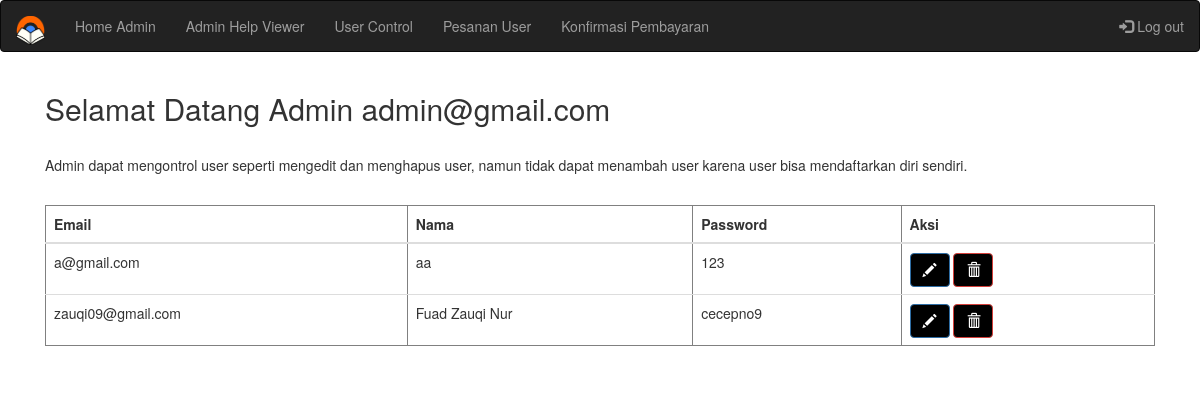
/useradmin.php (signed in), run on the app's committed database.
### tables this page shows
CREATE TABLE `signup` (
  `email` varchar(30) NOT NULL,
  `nama` varchar(30) NOT NULL,
  `pass` varchar(20) NOT NULL,
  `confirmpass` varchar(20) NOT NULL
);

### useradmin.php (the view, shortened to what this page needs)
<!DOCTYPE html>
<html>
<head>
</head>
<link rel="stylesheet" href="https://maxcdn.bootstrapcdn.com/bootstrap/3.3.7/css/bootstrap.min.css">
<link rel="stylesheet" type="text/css" href="E-Book_CSS.css">
<body>
	<?php
  if (!isset($_SESSION['idloginadmin'])) {
   header('location:loginadmin.php');
 }
 else {
  include 'navadmin.php';
}
?>
<div class="container" style="margin-top: 20px">
 <div class="col-md-12">
   <h2>Selamat Datang Admin <?php echo ("{$_SESSION['idloginadmin']}"."<br />"); ?></h2>
   <br><p>Admin dapat mengontrol user seperti mengedit dan menghapus user, namun tidak dapat menambah user karena user bisa mendaftarkan diri sendiri. </p><br>
   <table id='table' class="table" border='1'>
    <thead>
      <tr>
        <th>Email</th>
        <th>Nama</th>
        <th>Password</th>
        <th>Aksi</th>
      </tr>
    </thead>
    <tbody>
      <?php
      include  'koneksi.php';
      $data = mysqli_query($conn, "SELECT * FROM signup ORDER BY email");
      while($user= mysqli_fetch_array($data)) {
        echo "<tr><td>".$user['email']."</td>";
        echo "<td>".$user['nama']."</td>";
        echo "<td>".$user['pass']."</td>";
        ?>
        <td>
          <button class="btn btn-primary glyphicon glyphicon-pencil" data-target="#update" data-toggle="modal"></button>
          <a href="deleteuser.php?email=<?php echo $user['email'] ?>" class="btn btn-danger glyphicon glyphicon-trash" onclick="return confirm('Apakah yakin akan menghapus data ini?')"></a>
        </td>
          <?php
        }
        ?>
      </tbody>
    </table>
  </div>
</body>
</html>

### E-Book_CSS.css (style rules this page uses)
* { box-sizing: border-box; }
.btn { background-color: black; color: white; }

### data on the page
signup: email "a@gmail.com", nama "aa", pass "123"
signup: email "zauqi09@gmail.com", nama "Fuad Zauqi Nur", pass "cecepno9"

### other printed values
$_SESSION['idloginadmin'] "admin@gmail.com"
